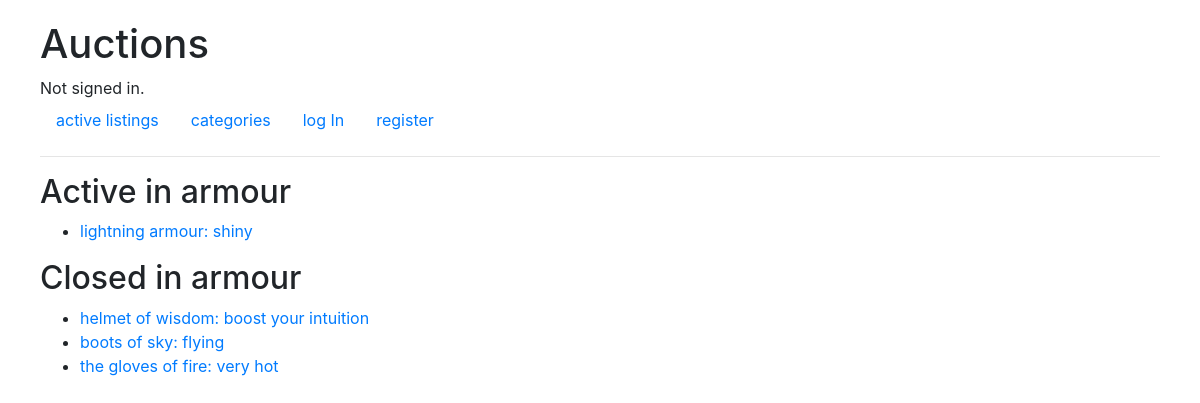
The page /categories/armour/ on the database its author committed.
### auctions/models.py (models this page shows)
class Listing(models.Model):
    title = models.CharField(max_length=64)
    description = models.CharField(max_length=64)
    bid = models.IntegerField(default='0')
    bidder = models.CharField(default='none' ,max_length=64)
    creator = models.CharField(default='none' ,max_length=64)
    image = models.CharField(max_length=1000)
    category = models.CharField(default='misc', max_length=64)
    active = models.BooleanField(default=True)

### auctions/views.py (the view)
# urls.py: path("categories/<str:category>/", views.category_view, name="category"),
def category_view(request, category):
    listings = Listing.objects.filter(category = category)
    return render(request, "auctions/category.html", {
        "category": category,
        "listings": listings
    })

### auctions/templates/auctions/category.html
{% extends "auctions/layout.html" %}
{% block body %}
    <h2>Active in {{ category }}</h2>
        <ul>
        {% for listing in listings %}
            {% if listing.active %}
            <li> <a href="{% url 'listing' listing.title %}">{{ listing.title }}: {{ listing.description }} </a> </li>
            {% endif %}
        {% endfor %}
        </ul>
    <h2>Closed in {{ category }}</h2>
        <ul>
        {% for listing in listings %}
            {% if not listing.active %}
            <li> <a href="{% url 'listing' listing.title %}">{{ listing.title }}: {{ listing.description }} </a> </li>
            {% endif %}
        {% endfor %}
        </ul>
{% endblock %}

### auctions/templates/auctions/layout.html (shortened to what this page needs)
{% load static %}
<!DOCTYPE html>
<html lang="en">
    <head>
        <link rel="stylesheet" href="https://stackpath.bootstrapcdn.com/bootstrap/4.4.1/css/bootstrap.min.css">
        <link href="{% static 'auctions/styles.css' %}" rel="stylesheet">
    </head>
    <body>
        <h1>Auctions</h1>
        <div>
            {% if user.is_authenticated %}
                signed in as <strong>{{ user.username }}</strong>
            {% else %}
                Not signed in.
            {% endif %}
        </div>
        <ul class="nav">
            <li class="nav-item">
                <a class="nav-link" href="{% url 'index' %}">active listings</a>
            </li>
            <li class="nav-item">
                <a class="nav-link" href="{% url 'categories' %}">categories</a>
            </li>
            {% if user.is_authenticated %}
                <li class="nav-item">
                    <a class="nav-link" href="{% url 'create' %}">create</a>
                </li>
                <li class="nav-item">
                    <a class="nav-link" href="{% url 'watchlist' user.username %}">watchlist</a>
                </li>
                <li class="nav-item">
                    <a class="nav-link" href="{% url 'logout' %}">log out</a>
                </li>
            {% else %}
                <li class="nav-item">
                    <a class="nav-link" href="{% url 'login' %}">log In</a>
                </li>
                <li class="nav-item">
                    <a class="nav-link" href="{% url 'register' %}">register</a>
                </li>
            {% endif %}
        </ul>
        <hr>
        {% block body %}
        {% endblock %}
    </body>
</html>

### auctions/static/auctions/styles.css (style rules this page uses)
body { margin: 20px 40px; }

### rows shown on the page
Listing: title "lightning armour", description "shiny"
Listing: title "helmet of wisdom", description "boost your intuition"
Listing: title "boots of sky", description "flying"
Listing: title "the gloves of fire", description "very hot"

### other values the page prints
{{ category }} "armour"
